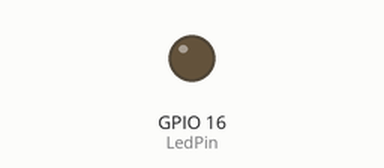
Simulated run of this sketch. Board: ESP8266 (NodeMCU). On the bench: output pins drawn as LEDs (lit = HIGH). A WiFi scan finds three made-up networks; what the sketch prints to the serial monitor is not drawn.

Above: at 5.5 s.
At 10.2 s:
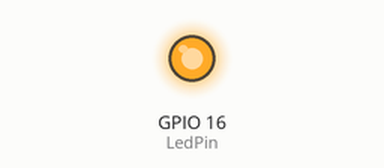
Timing chart, 0 to 13.1 s (numbered marks = the images above):
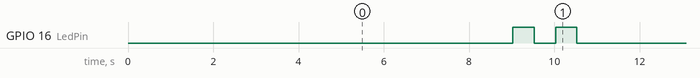

Measured:
- by itself, GPIO 16 (LedPin): repeats every 8.5 s: LOW 0.50 s, HIGH 0.50 s, LOW 7.0 s, HIGH 0.50 s
- by itself, everything shown: repeats every 8.5 s, in 4 steps

The sketch:

sketch_NodeMCU.ino
```cpp
#include <ESP8266WiFi.h>

int LedPin = 16;

void setup() {
  Serial.begin(115200);
  // Set WiFi to station mode and disconnect from an AP if it was previously connected
  WiFi.mode(WIFI_STA);
  WiFi.disconnect();
  delay(2000);
  Serial.println("Setup done");

  pinMode(LedPin, OUTPUT);
}

void loop() {
  Serial.println("scan start");

  int n = WiFi.scanNetworks();// WiFi.scanNetworks will return the number of networks found
  Serial.println("scan done");
  if (n == 0)
    Serial.println("no networks found");
  else
  {
    Serial.print(n);
    Serial.println(" networks found");
    for (int i = 0; i < n; ++i)
    {
      // Print SSID and RSSI for each network found
      Serial.print(i + 1);
      Serial.print(": ");
      Serial.print(WiFi.SSID(i));
      Serial.print(" (");
      Serial.print(WiFi.RSSI(i));
      Serial.print(")");
      Serial.println((WiFi.encryptionType(i) == ENC_TYPE_NONE)?" ":"*");
      delay(10);
    }
  }
  Serial.println("");

  // Wait a bit before scanning again
  delay(5000);

  digitalWrite(LedPin, HIGH);       // turn the LED off by making the voltage LOW
  delay(500);                       // wait
  digitalWrite(LedPin, LOW);        // turn the LED off by making the voltage LOW
  delay(500);                       // wait
  digitalWrite(LedPin, HIGH);       // turn the LED off by making the voltage LOW
  delay(500);                       // wait
  digitalWrite(LedPin, LOW);        // turn the LED off by making the voltage LOW

}
```
